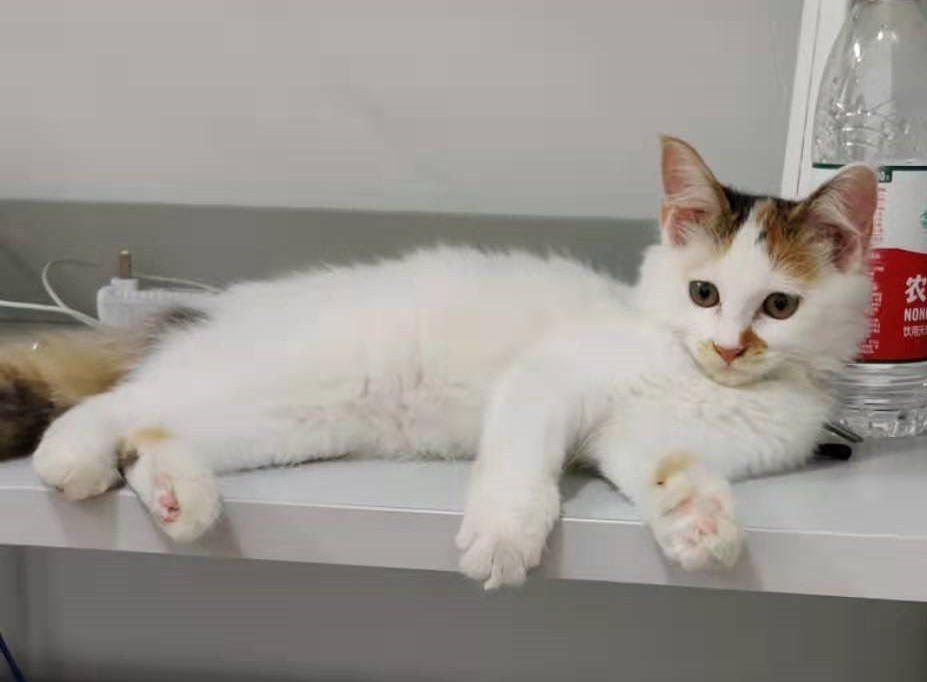
#> input picture cat.jpg, 927 x 682 px
$ python '图像加噪.py'
#> lines starting #> are read from the running program, lines starting #| are printed output that depends on the picture
# -*- coding: utf-8 -*-
"""
Created on Fri Nov  1 08:59:45 2019

@author: Administrator
"""

import numpy as np
import random
import cv2

def sp_noise(image,prob):
    '''
    添加椒盐噪声
    prob:噪声比例
    '''
    output = np.zeros(image.shape,np.uint8)
    thres = 1 - prob
    for i in range(image.shape[0]):
        for j in range(image.shape[1]):
            rdn = random.random()
            if rdn < prob:
                output[i][j] = 0
            elif rdn > thres:
                output[i][j] = 255
            else:
                output[i][j] = image[i][j]
    return output

image = cv2.imread('cat.jpg')
#> image is the input picture: shape (682, 927, 3); mean B, G, R 145.3, 150.9, 156.1
image_new = sp_noise(image,0.1)
#> after the loop in sp_noise, `for i in range(image.shape[0]):`:
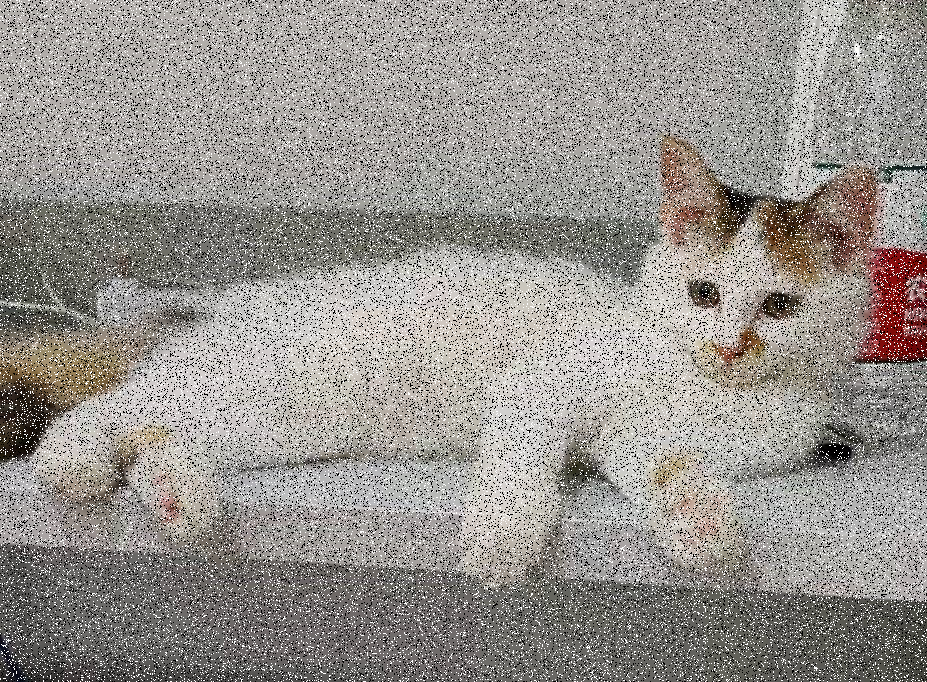
#> output: shape (682, 927, 3); mean B, G, R 141.8, 146.3, 150.4
cv2.imshow('image',image_new)
cv2.waitKey(0)
cv2.destroyAllWindows()

def gasuss_noise(image, mean=0, var=0.01):
    '''
        添加高斯噪声
        mean : 均值
        var : 方差
    '''
#> called with mean = 0.1, var = 0.01
    image = np.array(image/255, dtype=float)
    noise = np.random.normal(mean, var ** 0.5, image.shape)
    out = image + noise
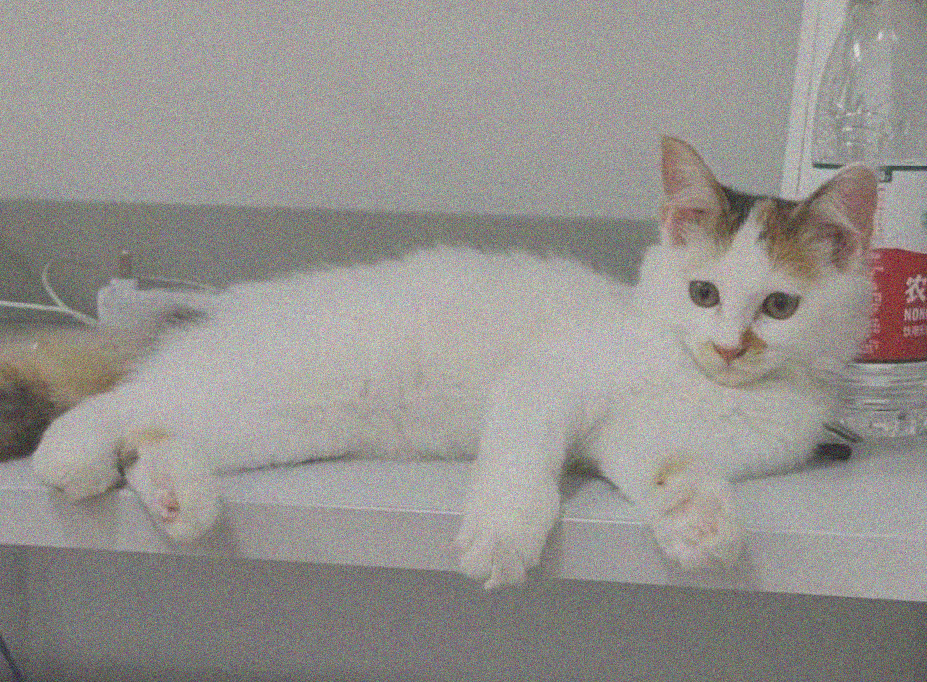
#> out: shape (682, 927, 3) float64; mean of channels 0, 1, 2 0.67, 0.692, 0.712; drawn with min black and max white
    if out.min() < 0:
        low_clip = -1.
    else:
        low_clip = 0.
    out = np.clip(out, low_clip, 1.0)
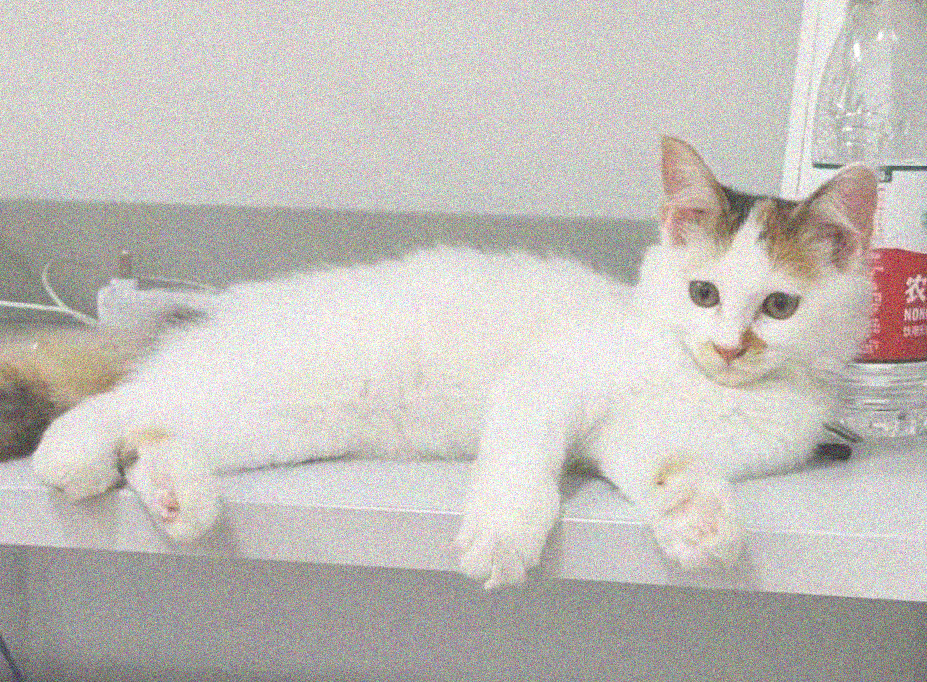
#> out: shape (682, 927, 3) float64; mean of channels 0, 1, 2 0.669, 0.69, 0.71; drawn with min black and max white
    out = np.uint8(out*255)
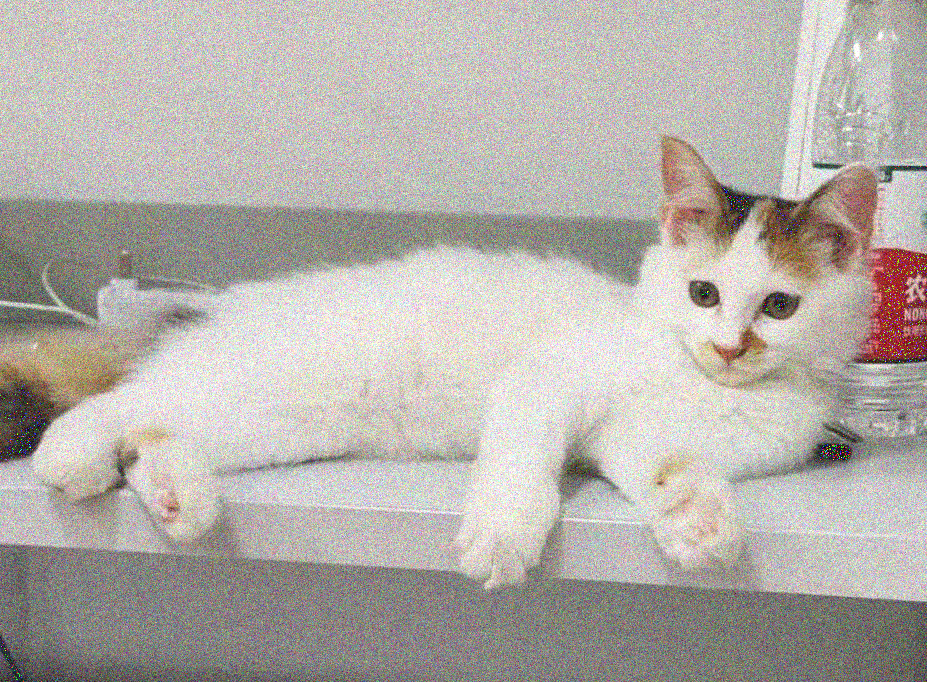
#> out: shape (682, 927, 3); mean of channels 0, 1, 2 170.3, 175.7, 180.7; drawn as B, G, R
    return out
image = cv2.imread('cat.jpg')
image_new = gasuss_noise(image,0.1)
cv2.imshow('image',image_new)
cv2.waitKey(0)
cv2.destroyAllWindows()

$ run again, with aero.jpg copied over cat.jpg
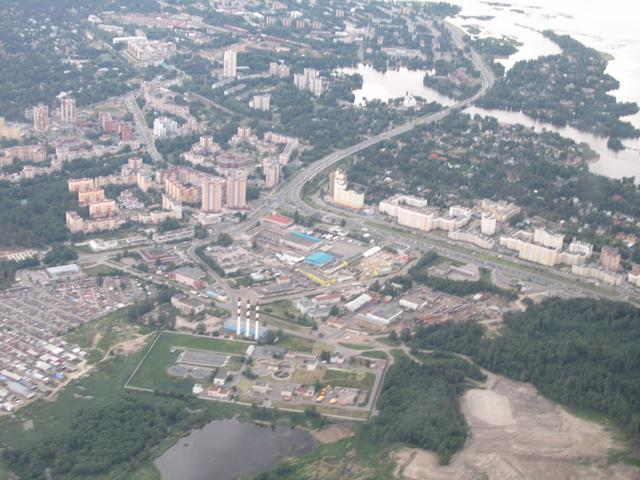
#> input picture aero.jpg, 640 x 480 px
#> image is the input picture: shape (480, 640, 3); mean B, G, R 153.6, 150.4, 147.6
#> after the loop in sp_noise, `for i in range(image.shape[0]):`:
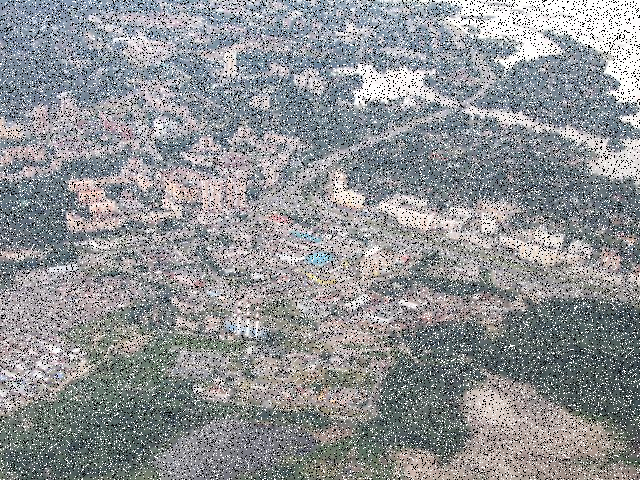
#> output: shape (480, 640, 3); mean B, G, R 148.3, 145.8, 143.6
#> in gasuss_noise, `out = np.clip(out, low_clip, 1.0)`:
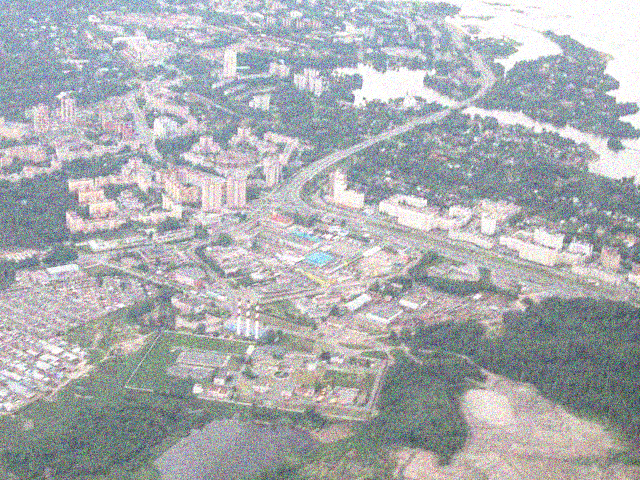
#> out: shape (480, 640, 3) float64; mean of channels 0, 1, 2 0.697, 0.685, 0.672; drawn as B, G, R
